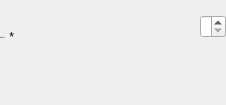
                   <widget class="QWidget" name="discount_container" native="true">
                    <property name="minimumSize">
                     <size>
                      <width>0</width>
                      <height>105</height>
                     </size>
                    </property>
                    <layout class="QVBoxLayout" name="verticalLayout_3">
                     <property name="spacing">
                      <number>0</number>
                     </property>
                     <property name="leftMargin">
                      <number>0</number>
                     </property>
                     <property name="topMargin">
                      <number>0</number>
                     </property>
                     <property name="rightMargin">
                      <number>0</number>
                     </property>
                     <property name="bottomMargin">
                      <number>0</number>
                     </property>
                     <item>
                      <widget class="QWidget" name="discount_sub_container" native="true">
                       <layout class="QHBoxLayout" name="horizontalLayout_3">
                        <property name="spacing">
                         <number>0</number>
                        </property>
                        <property name="leftMargin">
                         <number>0</number>
                        </property>
                        <property name="topMargin">
                         <number>0</number>
                        </property>
                        <property name="rightMargin">
                         <number>0</number>
                        </property>
                        <property name="bottomMargin">
                         <number>0</number>
                        </property>
                        <item alignment="Qt::AlignTop">
                         <widget class="QWidget" name="widget_dis" native="true">
                          <property name="minimumSize">
                           <size>
                            <width>200</width>
                            <height>0</height>
                           </size>
                          </property>
                          <property name="maximumSize">
                           <size>
                            <width>200</width>
                            <height>16777215</height>
                           </size>
                          </property>
                          <layout class="QHBoxLayout" name="horizontalLayout_13">
                           <property name="spacing">
                            <number>0</number>
                           </property>
                           <property name="leftMargin">
                            <number>0</number>
                           </property>
                           <property name="topMargin">
                            <number>30</number>
                           </property>
                           <property name="rightMargin">
                            <number>0</number>
                           </property>
                           <property name="bottomMargin">
                            <number>0</number>
                           </property>
                           <item>
                            <widget class="QLabel" name="labelName_3">
                             <property name="font">
                              <font>
                               <family>Cambria</family>
                               <pointsize>-1</pointsize>
                               <bold>false</bold>
                              </font>
                             </property>
                             <property name="text">
                              <string>Khuyến mãi</string>
                             </property>
                            </widget>
                           </item>
                           <item>
                            <widget class="QLabel" name="label_required_7">
                             <property name="sizePolicy">
                              <sizepolicy hsizetype="Expanding" vsizetype="Preferred">
                               <horstretch>0</horstretch>
                               <verstretch>0</verstretch>
                              </sizepolicy>
                             </property>
                             <property name="text">
                              <string> *</string>
                             </property>
                            </widget>
                           </item>
                          </layout>
                         </widget>
                        </item>
                        <item>
                         <widget class="QWidget" name="widget_17" native="true">
                          <property name="maximumSize">
                           <size>
                            <width>16777215</width>
                            <height>16777215</height>
                           </size>
                          </property>
                          <layout class="QVBoxLayout" name="verticalLayout_17">
                           <property name="spacing">
                            <number>0</number>
                           </property>
                           <property name="leftMargin">
                            <number>0</number>
                           </property>
                           <property name="topMargin">
                            <number>15</number>
                           </property>
                           <property name="rightMargin">
                            <number>0</number>
                           </property>
                           <property name="bottomMargin">
                            <number>0</number>
                           </property>
                           <item>
                            <widget class="QSpinBox" name="discount_le">
                             <property name="font">
                              <font>
                               <family>Cambria</family>
                               <pointsize>-1</pointsize>
                              </font>
                             </property>
                             <property name="maximum">
                              <number>100</number>
                             </property>
                            </widget>
                           </item>
                           <item>
                            <widget class="QLabel" name="error_discount">
                             <property name="text">
                              <string/>
                             </property>
                             <property name="margin">
                              <number>0</number>
                             </property>
                            </widget>
                           </item>
                          </layout>
                         </widget>
                        </item>
                       </layout>
                      </widget>
                     </item>
                    </layout>
                   </widget>
